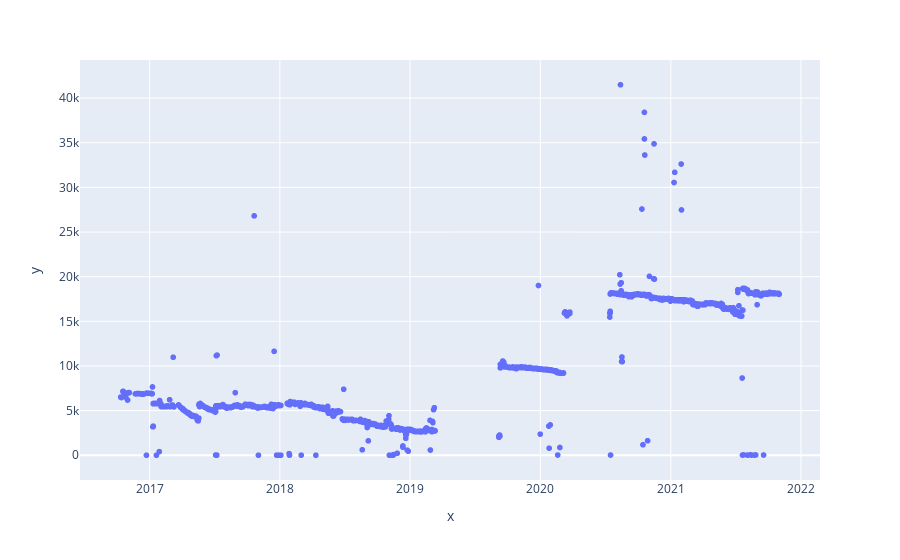

The notebook cell saved with this chart:
### Code cell
#initial plot
fig = px.scatter(nf, x=kxf['Date'], y=kxf[conc2], log_y=False)


fig.show()

### Figure 1 — Plotly figure (JSON) as saved in the notebook; plotly's stock layout.template omitted (floating-point values rounded to 4 significant figures; data arrays with more than 128 entries replaced by an {"elided": "..."} marker saying what was removed)
{"data": [{"hovertemplate": "x=%{x}<br>y=%{y}<extra></extra>", "legendgroup": "", "marker": {"color": "#636efa", "symbol": "circle"}, "mode": "markers", "name": "", "showlegend": false, "type": "scattergl", "x": {"elided": "2248 str values"}, "xaxis": "x", "y": {"elided": "2248 float values"}, "yaxis": "y"}], "layout": {"legend": {"tracegroupgap": 0}, "margin": {"t": 60}, "xaxis": {"anchor": "y", "domain": [0, 1], "title": {"text": "x"}}, "yaxis": {"anchor": "x", "domain": [0, 1], "title": {"text": "y"}}}}
